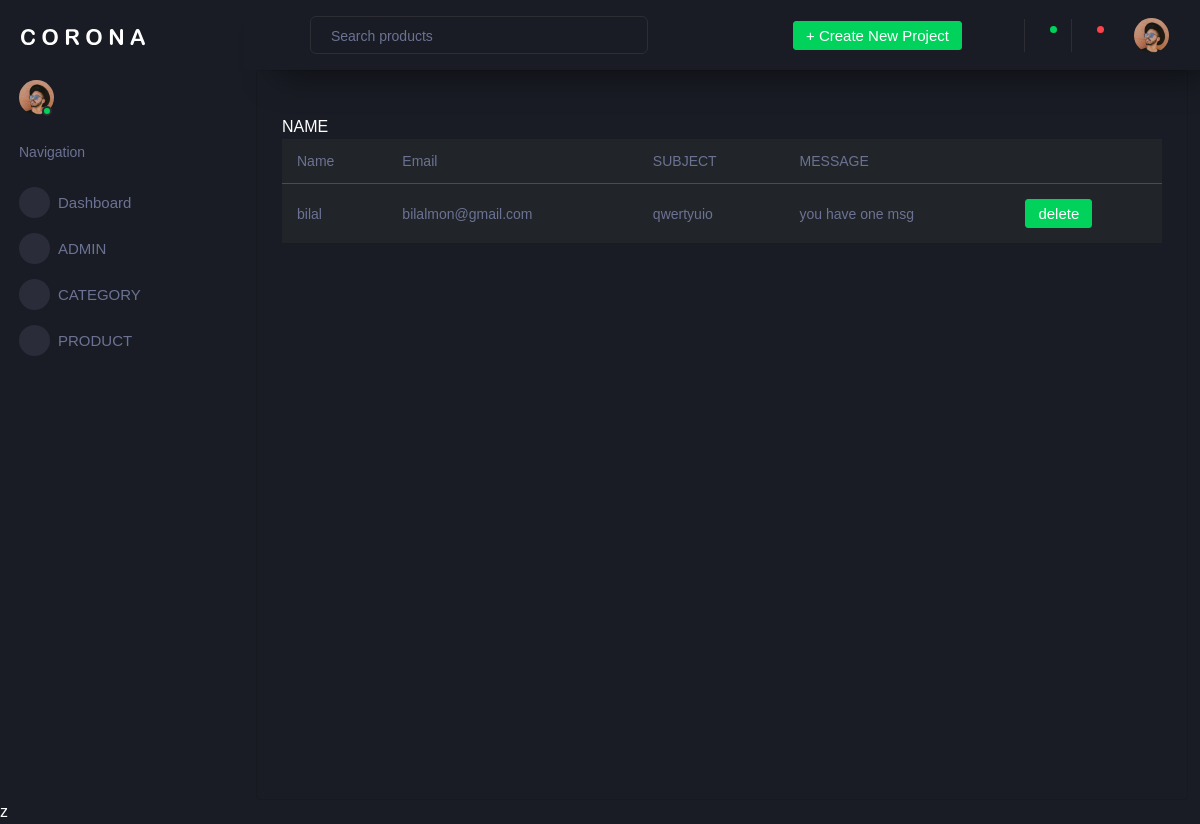
Screenshot of /backend/displaycomplaint/ with the database file from the repository.
### backend/models.py (models this page shows)
class contactdb(models.Model):
    Name = models.CharField(max_length=100, null=True, blank=True)
    Email = models.EmailField(max_length=100,null=True, blank=True)
    Subject = models.CharField(max_length=100, null=True, blank=True)
    Message = models.CharField(max_length=100, null=True, blank=True)

### backend/views.py (the view)
# urls.py: path('displaycomplaint/',views.displaycomplaint,name="displaycomplaint"),
def displaycomplaint(req):
    data = contactdb.objects.all()
    return render(req, "displaycomplaint.html", {'data': data})

### backend/templates/displaycomplaint.html (shortened to what this page needs)
<!DOCTYPE html>
{% extends 'index.html' %}
{% block content %}
<html lang="en">
<head>
</head>
<body>
<div class="col-lg-12 grid-margin stretch-card">
                <div class="card">
                  <div class="card-body">
                    <div class="table-responsive">
                      <table class="table table-dark">
                        <thead>
                          <tr>
                            <th> Name</th>
                            <th> Email</th>
                            <th>  SUBJECT</th>
                            <th> MESSAGE </th>
                          </tr>
                        </thead>
                        <tbody>
 {% for d in data %}
                          <tr>
                            <td>{{ d.Name }}</td>
                            <td>{{ d.Email }}</td>
                            <td>{{ d.Subject }} </td>
                            <td>{{ d.Message }}</td>
                              <td>
                              <form action="{% url 'deletecomplaint' dataid=d.id %}">
                              <button onclick="alertfunction()" type="submit" class="btn btn-success">delete </button>
                              </form>
                            </td>
                            </tr>
{% endfor %}
                        </tbody>
                      </table>
                    </div>
                  </div>
                </div>
              </div>
</body>
</html>
{% endblock %}

### rows the page displays
contactdb: Name "bilal", Email "bilalmon@gmail.com", Subject "qwertyuio", Message "you have one msg"
